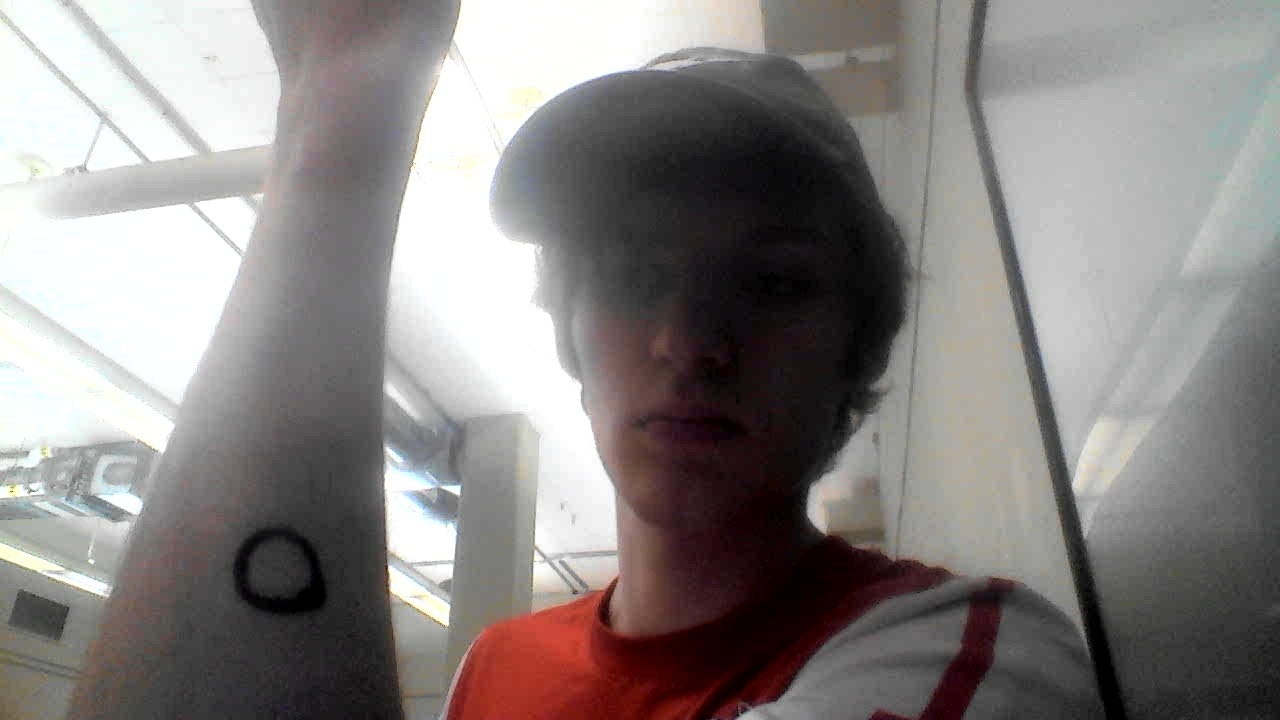
#> input picture images/img.jpg, 1280 x 720 px, given in place of the camera
$ python gpt_meca_circle.py
#> lines starting #> are read from the running program, lines starting #| are printed output that depends on the picture; after the words box and inside, x2 and y2 are one past the last pixel; in counts of white or black regions, pixels touching at a corner belong together
#!/usr/bin/env python
"""
Test script which interfaces with meca500 to navigate to red circle
"""

import mecademicpy.robot as mdr
import cv2
import numpy as np


# Initialize camera
camera = cv2.VideoCapture(1)
print(camera)
# Set camera parameters
camera_focal_length = 1 # mm
camera_sensor_width = 5.7 # mm
camera_pixel_size = 0.0014 # mm

# Set known distance from camera to robot
robot_distance = 100 # mm

# Set target color (in BGR format)
target_color = (0, 0, 255)

while True:
    # Capture frame from camera
    ret, frame = camera.read()
#> frame is the input picture: shape (720, 1280, 3); mean B, G, R 131.1, 132.4, 137.4
    if not ret:
        break

    # Convert frame to grayscale and threshold to find red areas
    gray = cv2.cvtColor(frame, cv2.COLOR_BGR2GRAY)
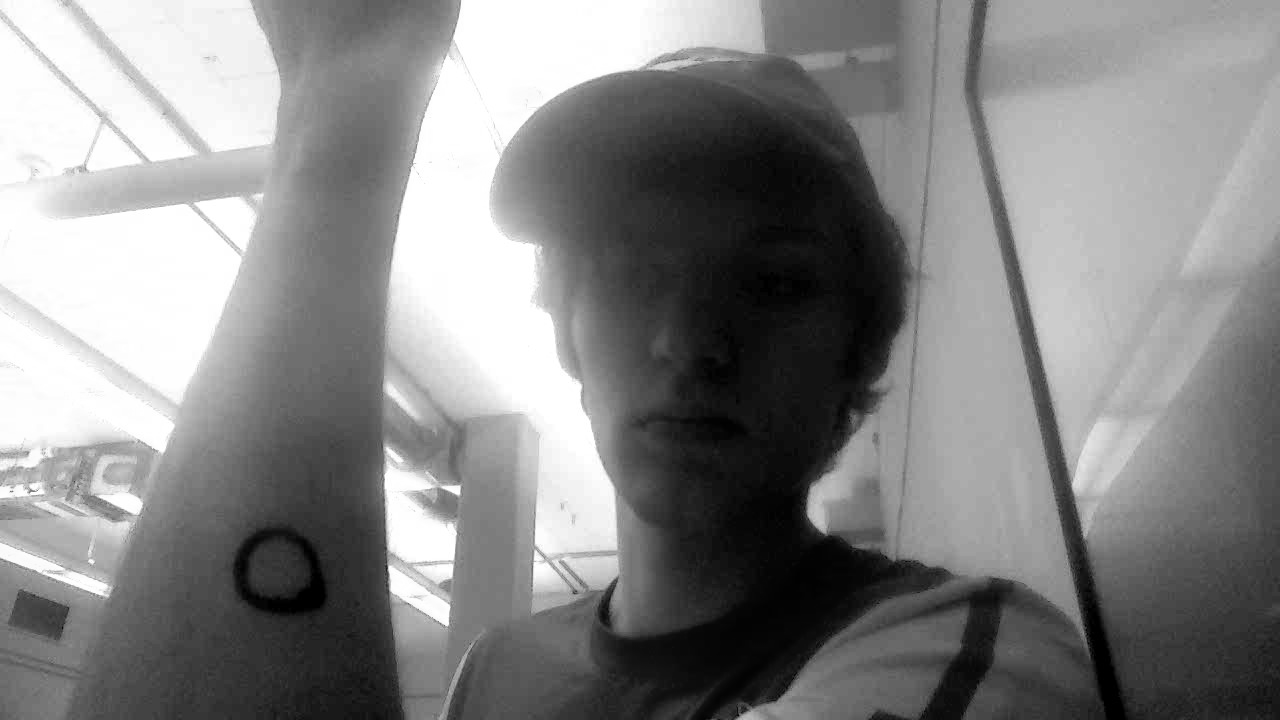
#> gray: shape (720, 1280); min 0, max 255, mean 133.7
    hsv = cv2.cvtColor(frame, cv2.COLOR_BGR2HSV)
#> hsv: shape (720, 1280, 3); mean H, S, V 49.7, 28.6, 138.6
    lower_red = np.array([0,50,50])
    upper_red = np.array([10,255,255])
    mask = cv2.inRange(hsv, lower_red, upper_red)
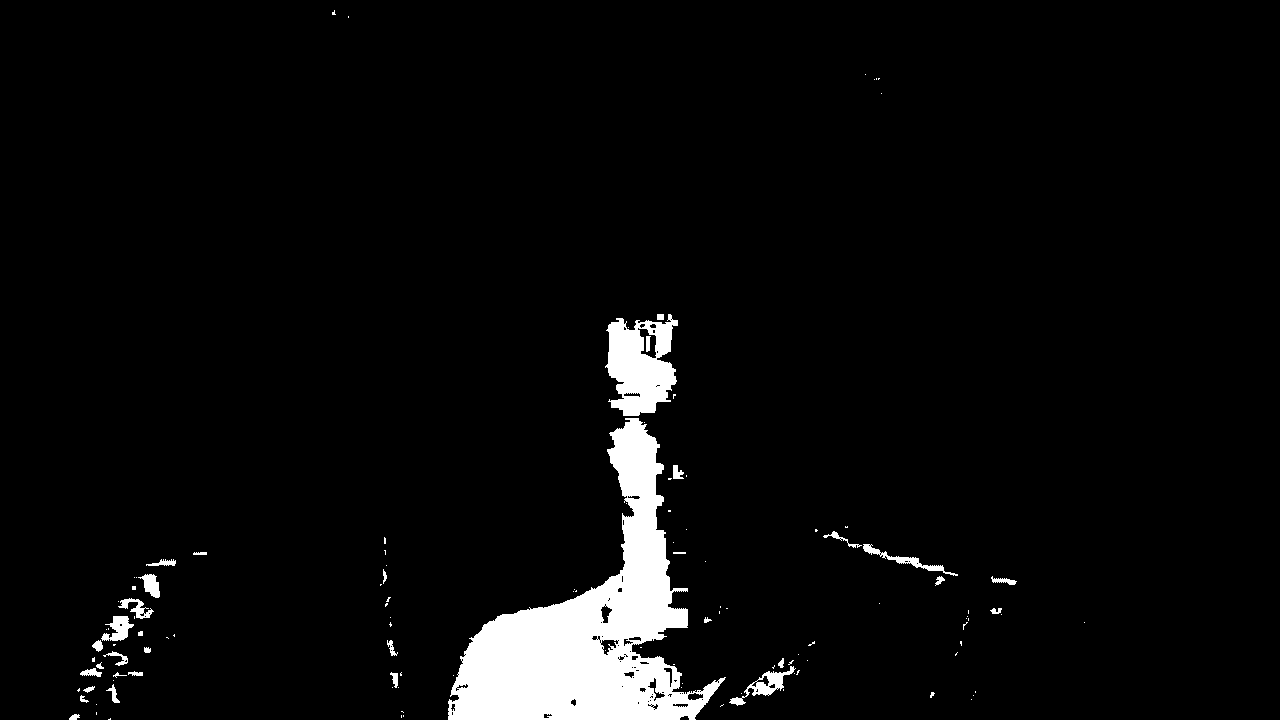
#> mask: shape (720, 1280); 4.4% white; 119 white regions (85 under 20 px), largest, box (x1, y1, x2, y2) and area: (448, 418, 726, 720) 31730, (605, 314, 678, 416) 4864, (729, 666, 796, 706) 662
    mask = cv2.erode(mask, None, iterations=2)
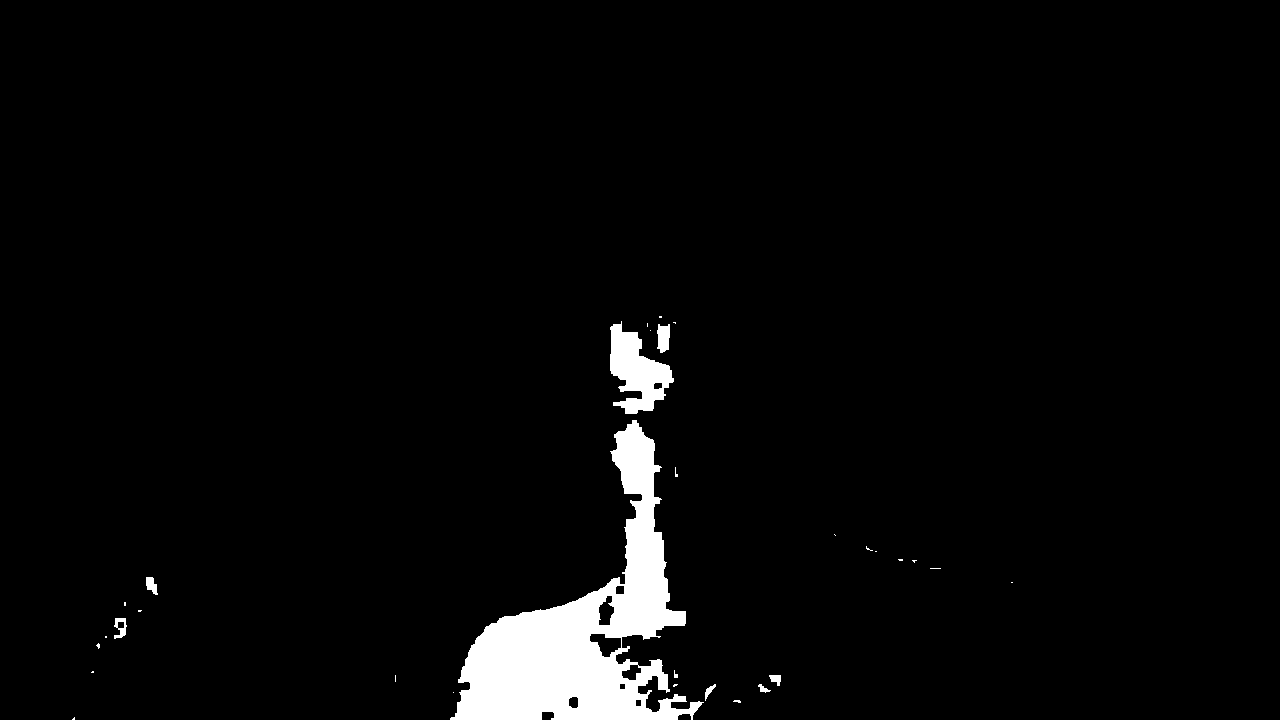
#> mask: shape (720, 1280); 3.4% white; 31 white regions (22 under 20 px), largest, box (x1, y1, x2, y2) and area: (450, 420, 704, 720) 26829, (610, 321, 674, 414) 3170, (657, 324, 670, 353) 302
    mask = cv2.dilate(mask, None, iterations=2)
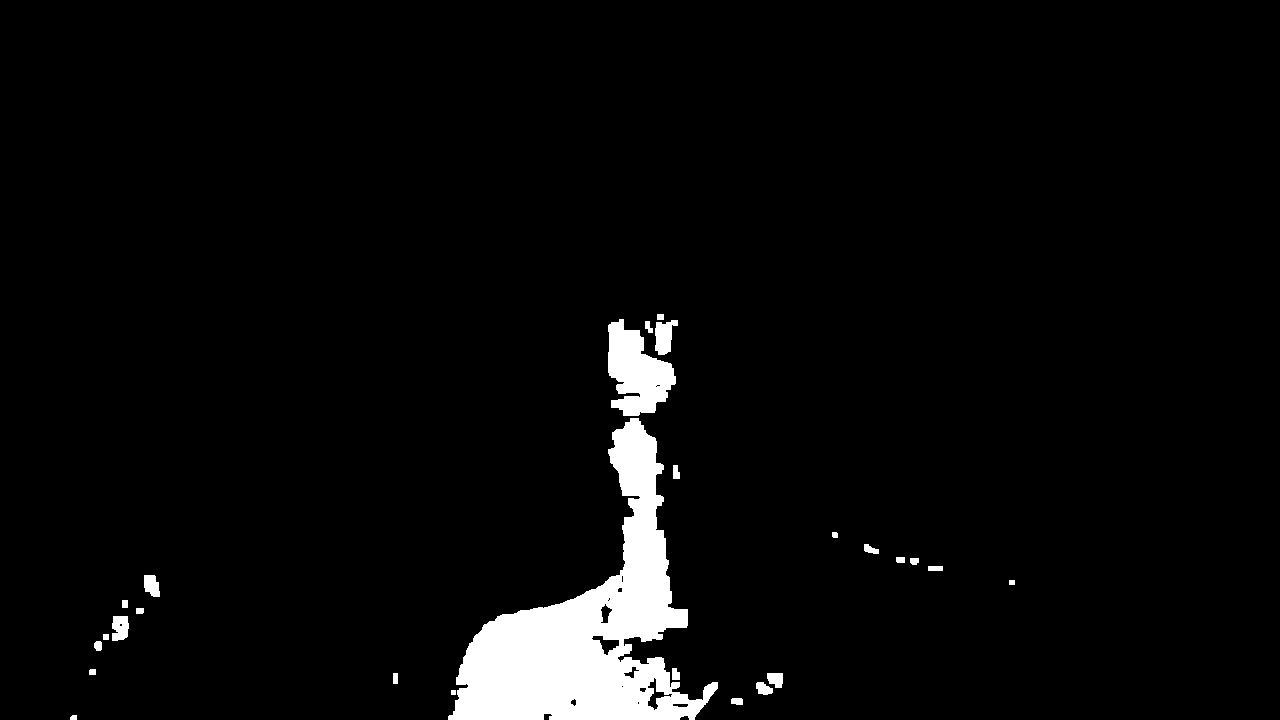
#> mask: shape (720, 1280); 4.1% white; 26 white regions

    # Find contours in the thresholded image
    contours, hierarchy = cv2.findContours(mask, cv2.RETR_EXTERNAL, cv2.CHAIN_APPROX_SIMPLE)
#> contours = 26 contours, 1 with area under 20; largest, box (x1, y1, x2, y2) and area: (448, 418, 718, 720) 30838, (608, 319, 676, 416) 3858, (655, 320, 678, 355) 480, (112, 616, 129, 641) 324, (144, 575, 160, 597) 242

    # Check if any contour matches the target color
    for cnt in contours:
        # Compute the center of the contour
        M = cv2.moments(cnt)
        cx = int(M['m10'] / M['m00'])
        cy = int(M['m01'] / M['m00'])

        # Check if the color at the center of the contour matches the target color
        color = frame[cy, cx]
        if color[0] >= 200:
            # Compute the distance to the object
            object_width_px = cv2.minEnclosingCircle(cnt)[1][0] * 2
            object_width_mm = object_width_px * camera_pixel_size
            object_distance_mm = (camera_focal_length * robot_distance) / (object_width_mm * camera_sensor_width)


            # Draw a circle around the object
            cv2.drawContours(frame, [cnt], -1, (0, 255, 0), 2)
#> this loop made 26 passes
#> (cx, cy, color) on passes 1, 2, 4, 5, 7, 8, 9, 11, 12, 15, 17, 18: (73, 717, [80, 86, 105]), (736, 700, [11, 15, 74]), (763, 688, [4, 3, 69]), (775, 678, [14, 14, 74]), (92, 671, [90, 95, 120]), (675, 674, [0, 0, 51]), (97, 645, [89, 96, 121]), (119, 627, [88, 95, 112]), (139, 610, [82, 86, 104]), (151, 585, [82, 88, 107]), (913, 560, [65, 69, 98]), (900, 559, [76, 80, 108])
#> (cnt, cx, cy, color) on passes 3, 6, 10, 13, 14, 16: ([[451, 690], [451, 694], [455, 694], [455, 690]], 453, 692, [92, 96, 144]), ([[393, 673], [393, 683], [397, 683], [397, 673]], 395, 678, [41, 47, 60]), ([[103, 634], [103, 639], [108, 639], [108, 634]], 105, 636, [94, 97, 118]), ([[122, 600], [122, 607], [127, 607], [127, 600]], 124, 603, [92, 102, 126]), ([[1009, 580], [1009, 584], [1014, 584], [1014, 580]], 1011, 582, [51, 56, 77]), ([[928, 566], [928, 570], [942, 570], [942, 566]], 935, 568, [51, 60, 87])

    # Show the resulting frame
    cv2.imshow('frame', frame)
    if cv2.waitKey(1) & 0xFF == ord('q'):
#> (key q is pressed here)
        break

# Release resources
camera.release()
cv2.destroyAllWindows()
